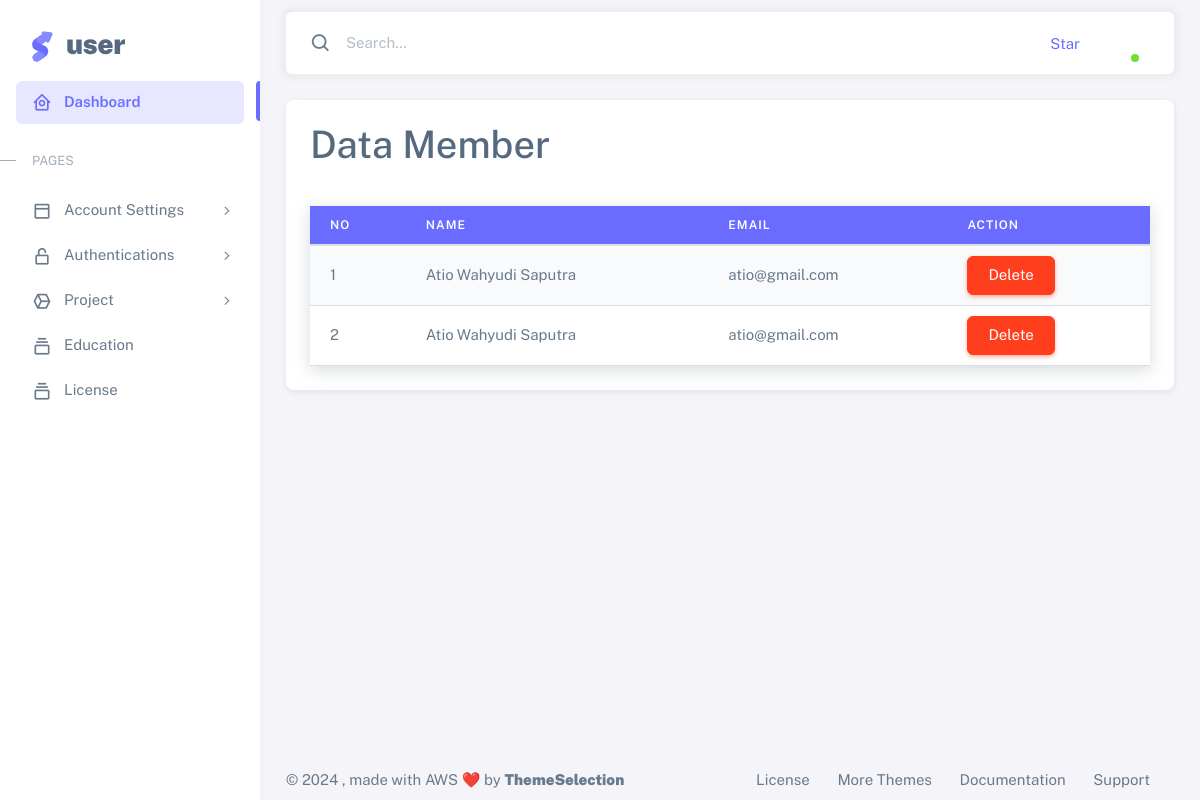
/admin/member.php, run on the app's committed database.
### tables this page shows
CREATE TABLE `member` (
  `id` int(11) NOT NULL,
  `id_user` int(11) NOT NULL,
  `name` varchar(50) NOT NULL,
  `email` varchar(50) NOT NULL,
  `created_at` timestamp NOT NULL DEFAULT current_timestamp(),
  `updated_at` timestamp NOT NULL DEFAULT current_timestamp() ON UPDATE current_timestamp()
);

### controller/action-user.php (called while the page is built, shortened)
<?php
include '../admin/connection.php';
$queryGetMember = mysqli_query($connection, "SELECT * FROM member");
?>

### admin/member.php (the view, shortened to what this page needs)
<?php
include '../controller/action-user.php';
 ?>
<!DOCTYPE html>
<html lang="en" class="light-style layout-menu-fixed" dir="ltr" data-theme="theme-default" data-assets-path="../assets/"
    data-template="vertical-menu-template-free">
<head>
    <?php include 'inc/head-dashboard.php' ?>
</head>
<body>
    <div class="layout-wrapper layout-content-navbar">
        <div class="layout-container">
            <?php include 'inc/sideBar.php' ?>
            <div class="layout-page">
                <?php include 'inc/navbar.php' ?>
                <div class="content-wrapper">
                    <div class="container-xxl flex-grow-1 container-p-y">
                        <div class="row">
                            <div class="col-12">
                                <div class="card">
                                    <div class="card-header">
                                        <h1>Data Member</h1>
                                    </div>
                                    <div class="card-body">
                                        <table class="table table-striped shadow">
                                            <thead class="bg-primary">
                                                <tr>
                                                    <th class="text-white">No</th>
                                                    <th class="text-white">Name</th>
                                                    <th class="text-white">Email</th>
                                                    <th class="text-white">Action</th>
                                                </tr>
                                            </thead>
                                            <tbody>
                                                <?php
                                                $no = 1;
                                                while($dataMember = mysqli_fetch_assoc($queryGetMember)) :
                                                ?>
                                                <tr>
                                                    <td><?php echo $no++ ?></td>
                                                    <td><?php echo $dataMember['name'] ?></td>
                                                    <td><?php echo $dataMember['email'] ?></td>
                                                    <td>
                                                        <a href="../controller/action-user.php?delete-member=<?php echo $dataMember['id'] ?>"
                                                            class="btn btn-danger">Delete</a>
                                                    </td>
                                                </tr>
                                                <?php endwhile; ?>
                                            </tbody>
                                        </table>
                                    </div>
                                </div>
                            </div>
                        </div>
                    </div>
                    <?php include 'inc/footer.php' ?>
                </div>
            </div>
        </div>
    </div>
</body>
</html>

### data on the page
member: name "Atio Wahyudi Saputra", email "atio@gmail.com"
member: name "Atio Wahyudi Saputra", email "atio@gmail.com"
